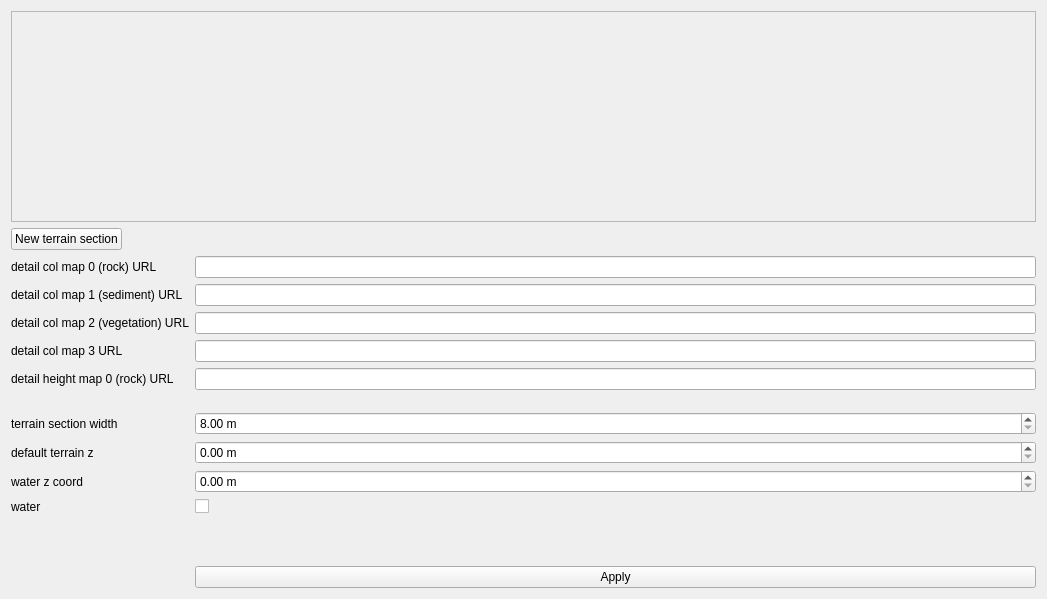
<?xml version="1.0" encoding="UTF-8"?>
<ui version="4.0">
 <class>WorldSettingsWidget</class>
 <widget class="QWidget" name="WorldSettingsWidget">
  <property name="geometry">
   <rect>
    <x>0</x>
    <y>0</y>
    <width>1047</width>
    <height>599</height>
   </rect>
  </property>
  <property name="windowTitle">
   <string>Form</string>
  </property>
  <layout class="QFormLayout" name="formLayout">
   <item row="0" column="0" colspan="2">
    <widget class="QScrollArea" name="terrainSectionScrollArea">
     <property name="widgetResizable">
      <bool>true</bool>
     </property>
     <widget class="QWidget" name="terrainSectionScrollAreaWidgetContents">
      <property name="geometry">
       <rect>
        <x>0</x>
        <y>0</y>
        <width>1027</width>
        <height>69</height>
       </rect>
      </property>
      <layout class="QVBoxLayout" name="verticalLayout_2"/>
     </widget>
    </widget>
   </item>
   <item row="1" column="0">
    <widget class="QPushButton" name="newTerrainSectionPushButton">
     <property name="text">
      <string>New terrain section</string>
     </property>
    </widget>
   </item>
   <item row="2" column="0">
    <widget class="QLabel" name="fghghdfgfg">
     <property name="text">
      <string>detail col map 0 (rock) URL</string>
     </property>
    </widget>
   </item>
   <item row="2" column="1">
    <widget class="FileSelectWidget" name="detailColMapURLs0FileSelectWidget"/>
   </item>
   <item row="3" column="0">
    <widget class="QLabel" name="label">
     <property name="text">
      <string>detail col map 1 (sediment) URL</string>
     </property>
    </widget>
   </item>
   <item row="3" column="1">
    <widget class="FileSelectWidget" name="detailColMapURLs1FileSelectWidget"/>
   </item>
   <item row="4" column="0">
    <widget class="QLabel" name="label_2">
     <property name="text">
      <string>detail col map 2 (vegetation) URL</string>
     </property>
    </widget>
   </item>
   <item row="4" column="1">
    <widget class="FileSelectWidget" name="detailColMapURLs2FileSelectWidget"/>
   </item>
   <item row="5" column="0">
    <widget class="QLabel" name="label_3">
     <property name="text">
      <string>detail col map 3 URL</string>
     </property>
    </widget>
   </item>
   <item row="5" column="1">
    <widget class="FileSelectWidget" name="detailColMapURLs3FileSelectWidget"/>
   </item>
   <item row="6" column="0">
    <widget class="QLabel" name="label_4">
     <property name="text">
      <string>detail height map 0 (rock) URL</string>
     </property>
    </widget>
   </item>
   <item row="6" column="1">
    <widget class="FileSelectWidget" name="detailHeightMapURLs0FileSelectWidget"/>
   </item>
   <item row="7" column="1">
    <spacer name="verticalSpacer">
     <property name="orientation">
      <enum>Qt::Vertical</enum>
     </property>
     <property name="sizeType">
      <enum>QSizePolicy::Fixed</enum>
     </property>
     <property name="sizeHint" stdset="0">
      <size>
       <width>20</width>
       <height>10</height>
      </size>
     </property>
    </spacer>
   </item>
   <item row="8" column="0">
    <widget class="QLabel" name="label_5">
     <property name="text">
      <string>terrain section width</string>
     </property>
    </widget>
   </item>
   <item row="8" column="1">
    <widget class="QDoubleSpinBox" name="terrainSectionWidthDoubleSpinBox">
     <property name="suffix">
      <string> m</string>
     </property>
     <property name="minimum">
      <double>8.000000000000000</double>
     </property>
     <property name="maximum">
      <double>1000000000000000000000.000000000000000</double>
     </property>
    </widget>
   </item>
   <item row="10" column="0">
    <widget class="QLabel" name="label_6">
     <property name="text">
      <string>water z coord</string>
     </property>
    </widget>
   </item>
   <item row="10" column="1">
    <widget class="QDoubleSpinBox" name="waterZDoubleSpinBox">
     <property name="suffix">
      <string> m</string>
     </property>
     <property name="minimum">
      <double>0.000000000000000</double>
     </property>
    </widget>
   </item>
   <item row="12" column="1">
    <spacer name="verticalSpacer_2">
     <property name="orientation">
      <enum>Qt::Vertical</enum>
     </property>
     <property name="sizeType">
      <enum>QSizePolicy::Fixed</enum>
     </property>
     <property name="sizeHint" stdset="0">
      <size>
       <width>20</width>
       <height>40</height>
      </size>
     </property>
    </spacer>
   </item>
   <item row="13" column="1">
    <widget class="QPushButton" name="applyPushButton">
     <property name="text">
      <string>Apply</string>
     </property>
    </widget>
   </item>
   <item row="11" column="1">
    <widget class="QCheckBox" name="waterCheckBox">
     <property name="text">
      <string/>
     </property>
    </widget>
   </item>
   <item row="11" column="0">
    <widget class="QLabel" name="label_7">
     <property name="text">
      <string>water</string>
     </property>
    </widget>
   </item>
   <item row="9" column="0">
    <widget class="QLabel" name="label_8">
     <property name="text">
      <string>default terrain z</string>
     </property>
    </widget>
   </item>
   <item row="9" column="1">
    <widget class="QDoubleSpinBox" name="defaultTerrainZDoubleSpinBox">
     <property name="suffix">
      <string> m</string>
     </property>
     <property name="minimum">
      <double>0.000000000000000</double>
     </property>
    </widget>
   </item>
  </layout>
 </widget>
 <customwidgets>
  <customwidget>
   <class>FileSelectWidget</class>
   <extends>QLineEdit</extends>
   <header>../qt/FileSelectWidget.h</header>
  </customwidget>
 </customwidgets>
 <resources/>
 <connections/>
</ui>
